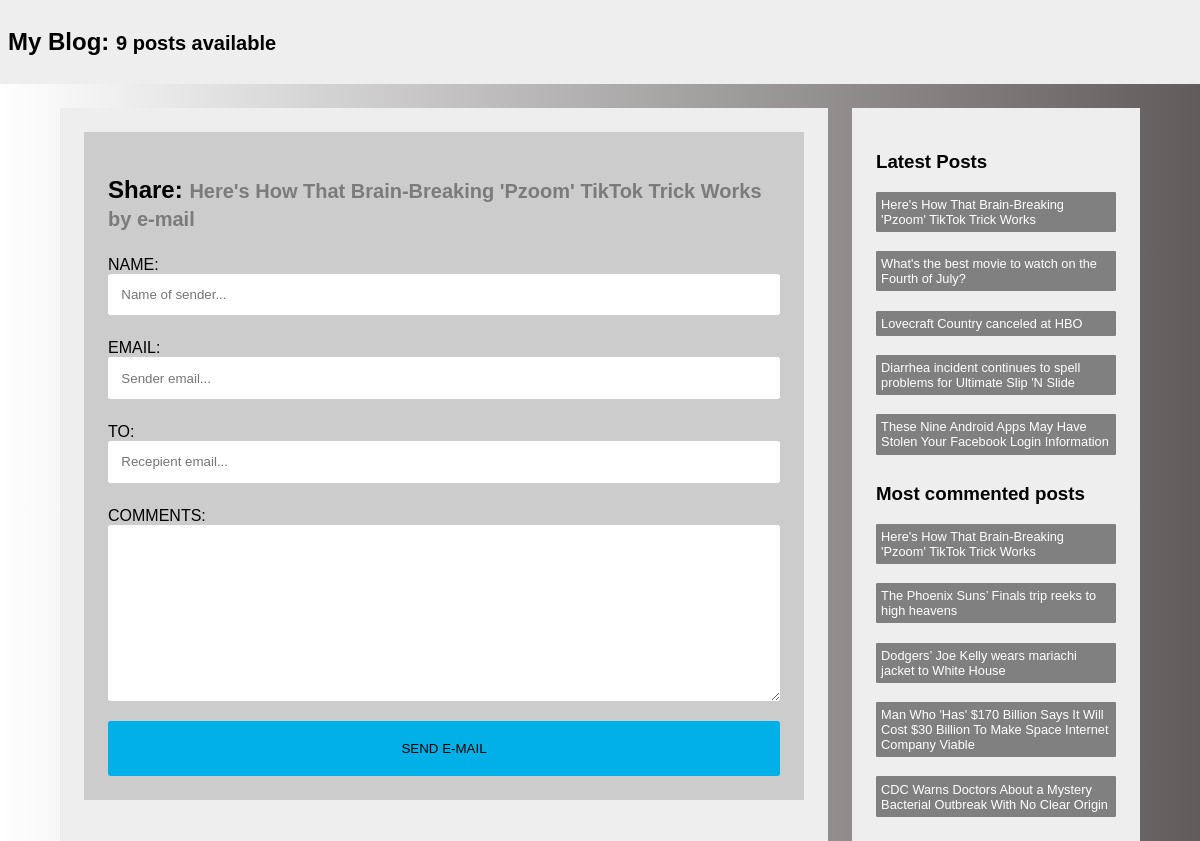
The app's page /blog/9/share/, older data.
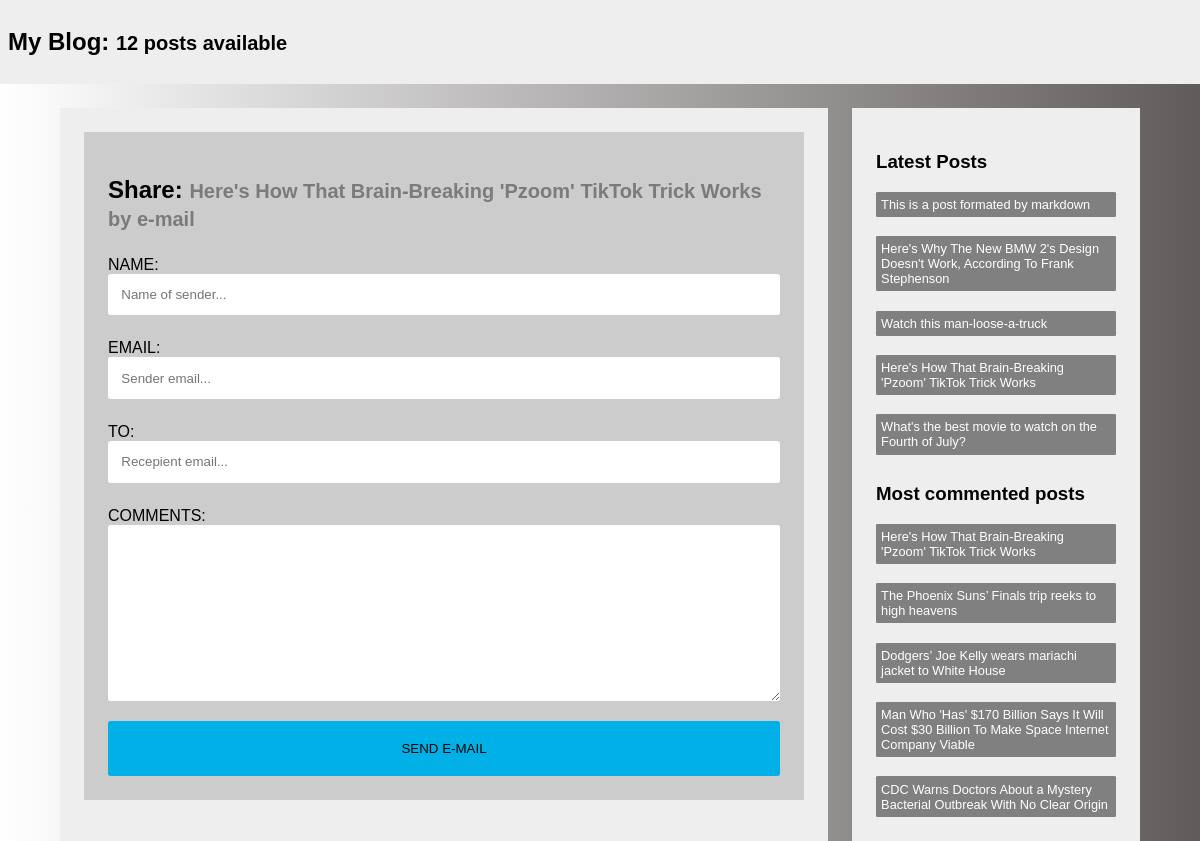
The same page, newer data.
### blog/models.py (models this page shows, shortened)
class Post(models.Model):
    STATUS_CHOICES = (
        ('draft', 'Draft'), ('published', 'Published'),
    )
    title = models.CharField(max_length=200)
    slug = models.SlugField(max_length=250, unique_for_date='publish') # Publish here refers to the publish field
    author = models.ForeignKey(User,  on_delete=models.CASCADE, related_name='blog_posts')
    body = models.TextField()
    publish = models.DateTimeField(default=timezone.now)
    created = models.DateTimeField(auto_now_add=True) # auto_now_add, updates with time and date at the creation of the record
    updated = models.DateTimeField(auto_now=True) #  Updates whenever Model.save() is called
    status = models.CharField(max_length=10, choices=STATUS_CHOICES, default='draft')
    tags = TaggableManager()
    class Meta:
        ordering = ('-publish',)
    objects = models.Manager() # Ths is the default manager, accessed via Post.objects
    published = PublishedManager() # Post.published
    def get_absolute_url(self):
        return reverse('blog:post_detail', args=[ self.publish.year,
                                                self.publish.month,
                                                self.publish.day,
                                                self.slug ])

### blog/views.py (the view)
# urls.py: path('<int:post_id>/share/', views.post_share, name='post_share'),
def post_share(request, post_id):
    post = get_object_or_404(Post, id=post_id, status='published')
    sent = False
    if request.method == 'POST':
        form = EmailPostForm(request.POST) # Create a form object
        if form.is_valid():
            cd = form.cleaned_data
            post_url = request.build_absolute_uri(post.get_absolute_url())
            subject = f"{cd['name']} reccomends you read blog post: {post.title}"
            message = f"Read {post.title} at {post_url} \n" \
                        f"{cd['name']}'s commented {cd['comments']}"
            '''
            send_mail() function takes several parameters
            > SUBJECT
            > MESSAGE
            > SENDER
            > LIST OF RECEPIENTS
            > fail_silently = bool
            '''
            send_mail(subject, message, "bigballs@admin.com", [cd['to'], ])
            sent = True
    else:
        form = EmailPostForm()
    return render(request, 'blog/post/share.html', {'post':post, 'form':form, 'sent':sent})

### blog/forms.py
class EmailPostForm(forms.Form):
    name =  forms.CharField(max_length=25, widget=forms.TextInput(
                attrs={'placeholder': "Name of sender..."}))
    email = forms.EmailField(widget=forms.TextInput(
                attrs={'placeholder': "Sender email..."}))
    to = forms.EmailField(widget=forms.TextInput(
                attrs={'placeholder': "Recepient email..."}))
    comments = forms.CharField(required=False, widget=forms.Textarea)

### blog/models.py (called while the page is built)
    def get_queryset(self):
        return super(PublishedManager, self).get_queryset().filter(status='published')

### blog/templatetags/blog_tags.py (called while the page is built)
@register.simple_tag # Register the function as a simple tag
def total_posts():
    return Post.published.count()

@register.inclusion_tag('blog/post/latest_posts.html')
def show_latest_posts(count=5):
    latest_posts = Post.published.order_by('-publish')[:count]
    return {
        'latest_posts': latest_posts
    }

@register.simple_tag
def most_commented_post(count = 5):
    return Post.published.annotate(total_comment = Count("comments")).order_by('-total_comment')[:count]

### blog/templates/blog/post/share.html (shortened to what this page needs)
{% extends 'blog/base.html' %}
{% block content %}
    {% if sent %}
    <div class="form-tile">
        <h1>Email successfully sent</h1>
        <p>
            "{{ post.title }}" was successfully sent to {{ form.cleaned_data.to }}.
        </p>
    </div>
    {% else %}
        <div class="form-tile form">
            <h2>Share: <small class="form-small">{{ post.title }} by e-mail</small></h1>
            <form method="post">
                {{ form.as_p }}
                <input type="submit" value= "Send e-mail"/>
            </form>
        </div>
    {% endif %}
{% endblock content %}

### blog/templates/blog/base.html (shortened to what this page needs)
{% load blog_tags %}
{% load static %}
<!DOCTYPE html>
<html>
    <head>
        {% block style %}
            <link rel="stylesheet" href="{% static "css/styles.css" %}">
        {% endblock style %}
    </head>
    <body>
        <header>
            <h2>
                <a class="header-text" href="{% url 'blog:post_list' %}">
                    My Blog: <small> {% total_posts %} posts available</small>
                </a>
            </h2>
        </header>
        <div class="container">
            <div class="content tile">
                {% block content %}
                {% endblock content %}
            </div>
            <div class="sidebar tile">
                {% block sidebar %}
                    {% show_latest_posts %}
                    <h3>Most commented posts</h3>
                    {% most_commented_post as comment_posts %}
                    {% for cpost in comment_posts %}
                        <a href="{{ cpost.get_absolute_url }}" class="sidebar-link">{{ cpost.title }}</a>
                    {% endfor %}
                {% endblock sidebar %}
            </div>
        </div>
    </body>
</html>

### blog/templates/blog/post/latest_posts.html
<h3>Latest Posts</h3>
{% for post in latest_posts %}
    <a href="{{ post.get_absolute_url }}" class="sidebar-link">
        {{ post.title }}
    </a>
{% endfor %}

### blog/static/css/styles.css (style rules this page uses)
:root { box-sizing: border-box; }
body * + * { margin-top: 1.5em; }
body { margin: 0; padding: 0; font-family: Arial Arial, Helvetica, sans-serif; background-color: white; background: rgb(2,0,36); background: linear-gradient(90deg, rgba(2,0,36,1) 0%, rgba(255,255,255,1) 0%, rgba(97,92,92,1) 100%); }
header { color:black; background-color: #eee; padding: 0.5em; font-weight:bold; }
.header-text { color:black; text-decoration: none; }
.container { max-width: 1080px; margin: 0 auto; display: flex; margin-top: 1.5em; }
.tile { background-color: #eee; padding: 1.5em; }
.container > * + * { margin-left: 1.5em; }
.content { flex: 3 }
.sidebar { flex:1; margin-top: 0; }
.form-tile { background-color: rgb(204, 204, 204); padding: 1.5em; }
label { display: block; text-transform: uppercase; margin: 0 }
input, textarea { width: 100%; margin: 0; padding: 1em; border-radius: 0.2em; display: inline-block; border: 0 }
input[type=submit] { text-transform: uppercase; background-color:rgb(0, 176, 230); color: black; padding: 1.5em; display: block; cursor: pointer; border: 0; }
.form-small { color: rgba(71, 70, 70, 0.603); }
.sidebar-link { display: block; text-decoration: none; font-size: 0.8rem; background-color: grey; color:white; padding: 0.4em; border-radius: 0.1em; text-decoration: none; cursor: pointer; }

Row changes from the older to the newer data that the page shows:
no longer on this page (row unchanged): Post: title "Lovecraft Country canceled at HBO", shown under "Latest Posts"
no longer on this page (row unchanged): Post: title "Diarrhea incident continues to spell problems for Ultimate Slip 'N Slide", shown under "Latest Posts"
no longer on this page (row unchanged): Post: title "These Nine Android Apps May Have Stolen Your Facebook Login Information", shown under "Latest Posts"
added Post: title "This is a post formated by markdown", shown under "Latest Posts"
added Post: title "Here's Why The New BMW 2's Design Doesn't Work, According To Frank Stephenson", shown under "Latest Posts"
added Post: title "Watch this man-loose-a-truck", shown under "Latest Posts"
Text that changed along with them:
text no longer shown: "9"
text now shown: "12"
